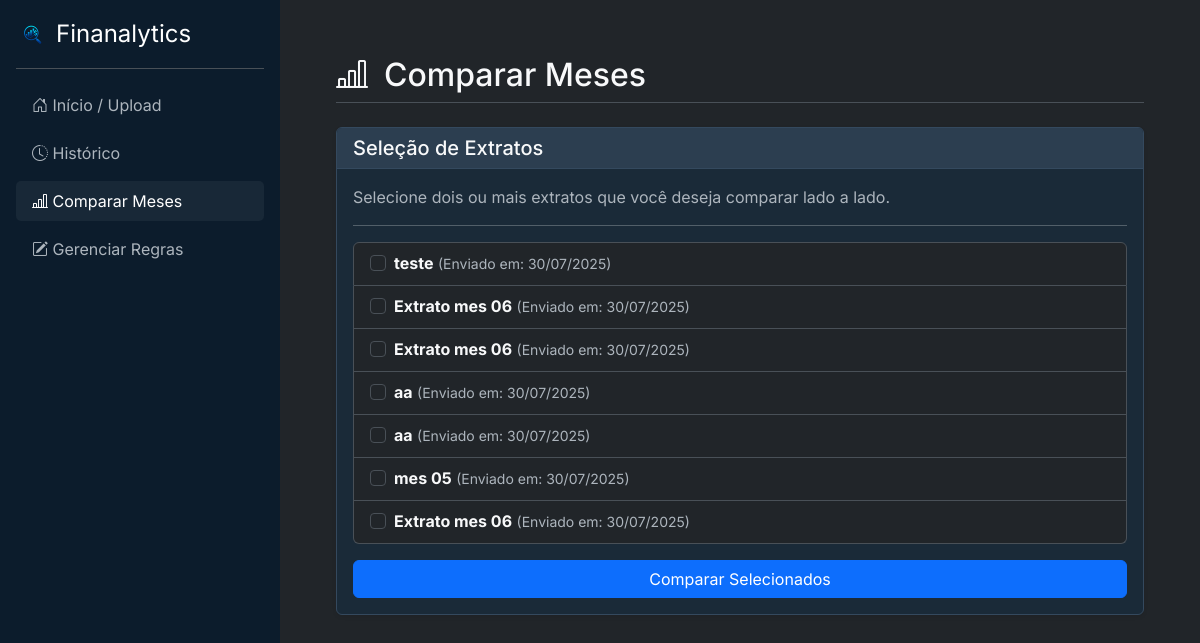
The page /comparar/ (signed in) on the database as committed earlier.
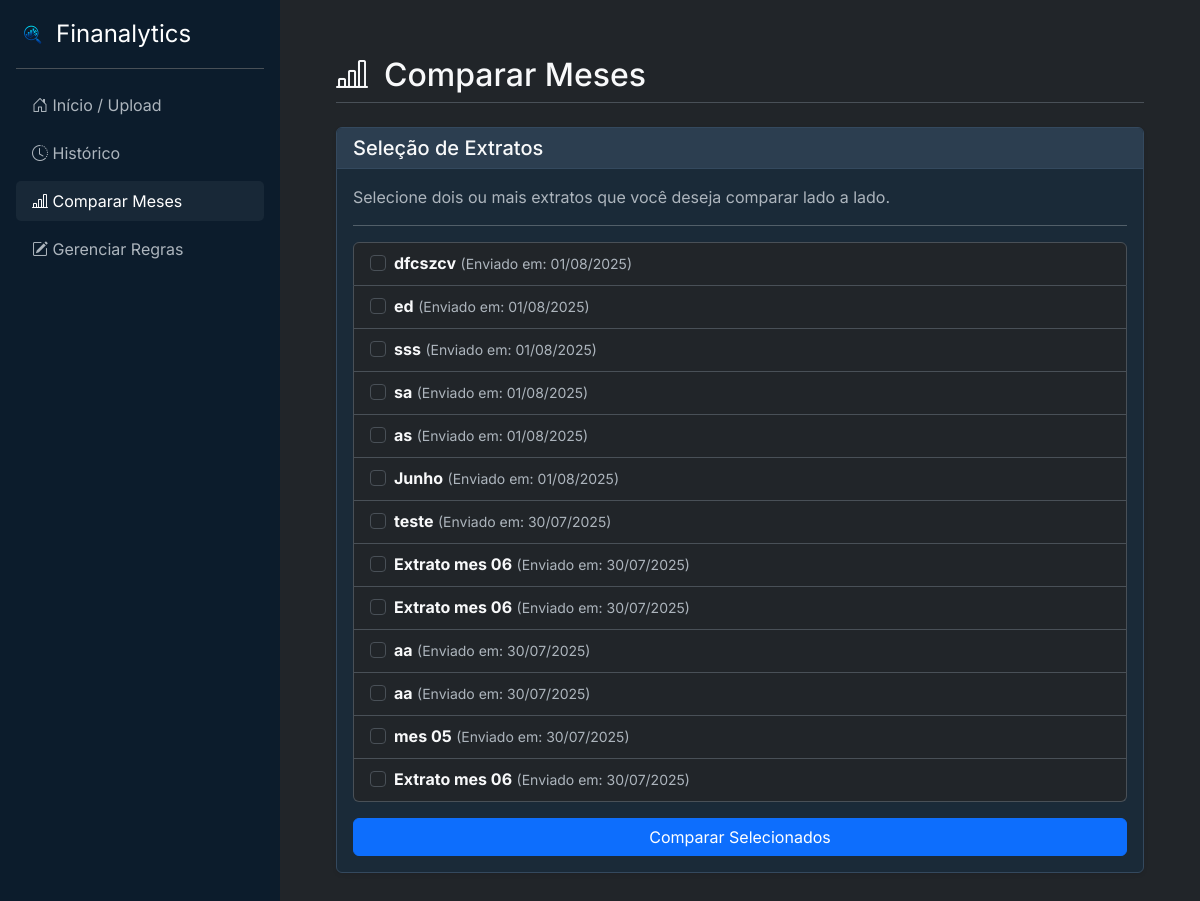
The same page on the database as committed later.
### analisador/models.py (models this page shows, shortened)
class Extrato(models.Model):
    usuario = models.ForeignKey(User, on_delete=models.CASCADE)
    mes_referencia = models.CharField(max_length=50, help_text="Ex: Julho/2025")
    data_upload = models.DateTimeField(auto_now_add=True) # Salva a data do upload automaticamente

### analisador/views.py (the view, shortened to what this page needs)
# urls.py: path('comparar/', views.comparar_extratos, name='comparar'),
@login_required
def comparar_extratos(request):
    extratos = Extrato.objects.filter(usuario=request.user).order_by('-data_upload')
    contexto = {
        'extratos': extratos,
        'active_page': 'comparar'
    }
    return render(request, 'analisador/comparar.html', contexto)

### analisador/templates/analisador/comparar.html (shortened to what this page needs)
{% extends 'analisador/base.html' %}
{% block content %}
    <div class="d-flex justify-content-between align-items-center mb-4 pb-2 border-bottom">
        <h1 class="h2 mb-0"><i class="bi bi-bar-chart-line me-3"></i>Comparar Meses</h1>
    </div>
    <div class="card shadow-sm">
        <div class="card-header">
            <h5 class="card-title mb-0">Seleção de Extratos</h5>
        </div>
        <div class="card-body">
            <p class="card-text text-muted">Selecione dois ou mais extratos que você deseja comparar lado a lado.</p>
            <hr>
            <form method="POST">
                {% if extratos %}
                    <ul class="list-group mb-3">
                        {% for extrato in extratos %}
                            <li class="list-group-item">
                                <div class="form-check">
                                    <input class="form-check-input" type="checkbox" name="extratos_selecionados" value="{{ extrato.id }}" id="extrato-{{ extrato.id }}">
                                    <label class="form-check-label" for="extrato-{{ extrato.id }}">
                                        <strong>{{ extrato.mes_referencia }}</strong>
                                        <small class="text-muted">(Enviado em: {{ extrato.data_upload|date:"d/m/Y" }})</small>
                                    </label>
                                </div>
                            </li>
                        {% endfor %}
                    </ul>
                    <button type="submit" class="btn btn-primary w-100">Comparar Selecionados</button>
                {% else %}
                    <p class="text-center text-muted">Você precisa ter pelo menos dois extratos enviados para poder comparar. <a href="{% url 'home' %}">Faça um novo upload</a>.</p>
                {% endif %}
            </form>
        </div>
    </div>
{% endblock %}

Rows that differ between the two databases and show on the page:
added Extrato: mes_referencia "dfcszcv", data_upload "01/08/2025"
added Extrato: mes_referencia "ed", data_upload "01/08/2025"
added Extrato: mes_referencia "sss", data_upload "01/08/2025"
added Extrato: mes_referencia "sa", data_upload "01/08/2025"
added Extrato: mes_referencia "as", data_upload "01/08/2025"
added Extrato: mes_referencia "Junho", data_upload "01/08/2025"
